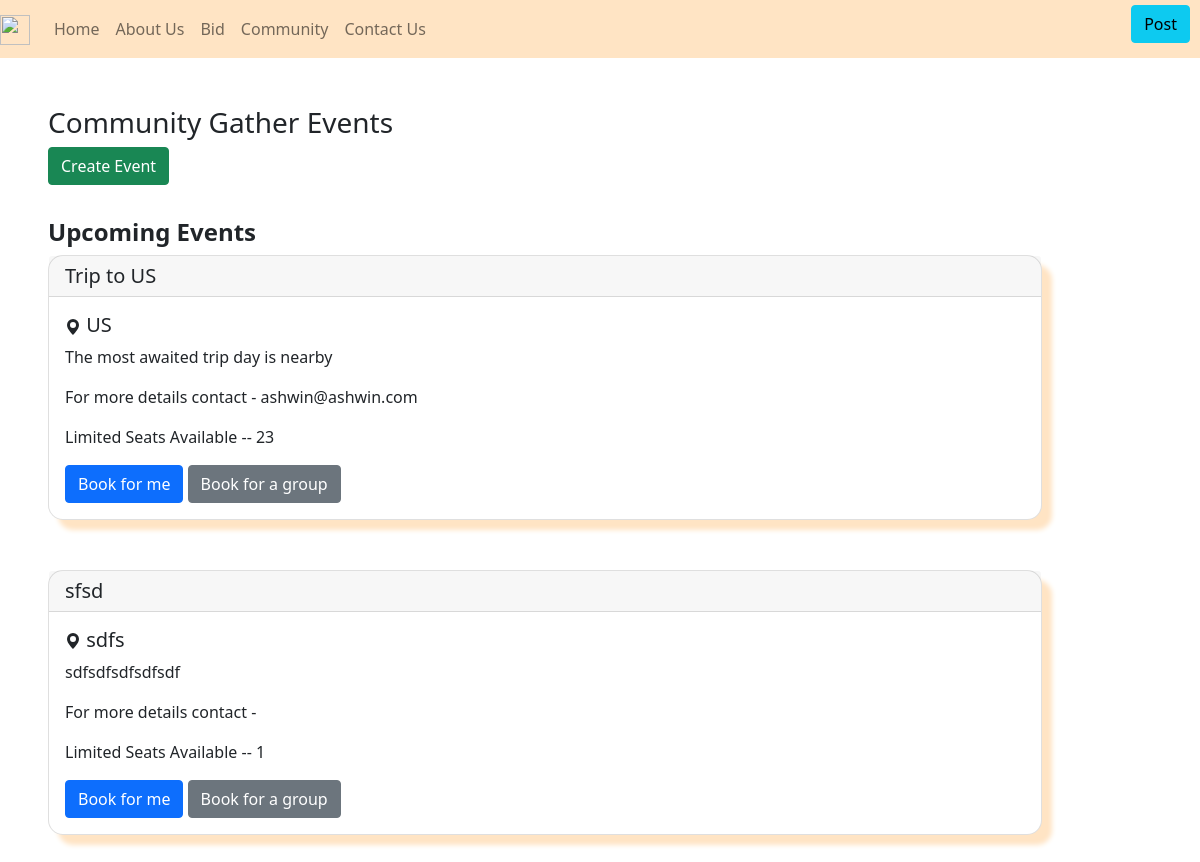
The app's page /community/ (signed in), older data.
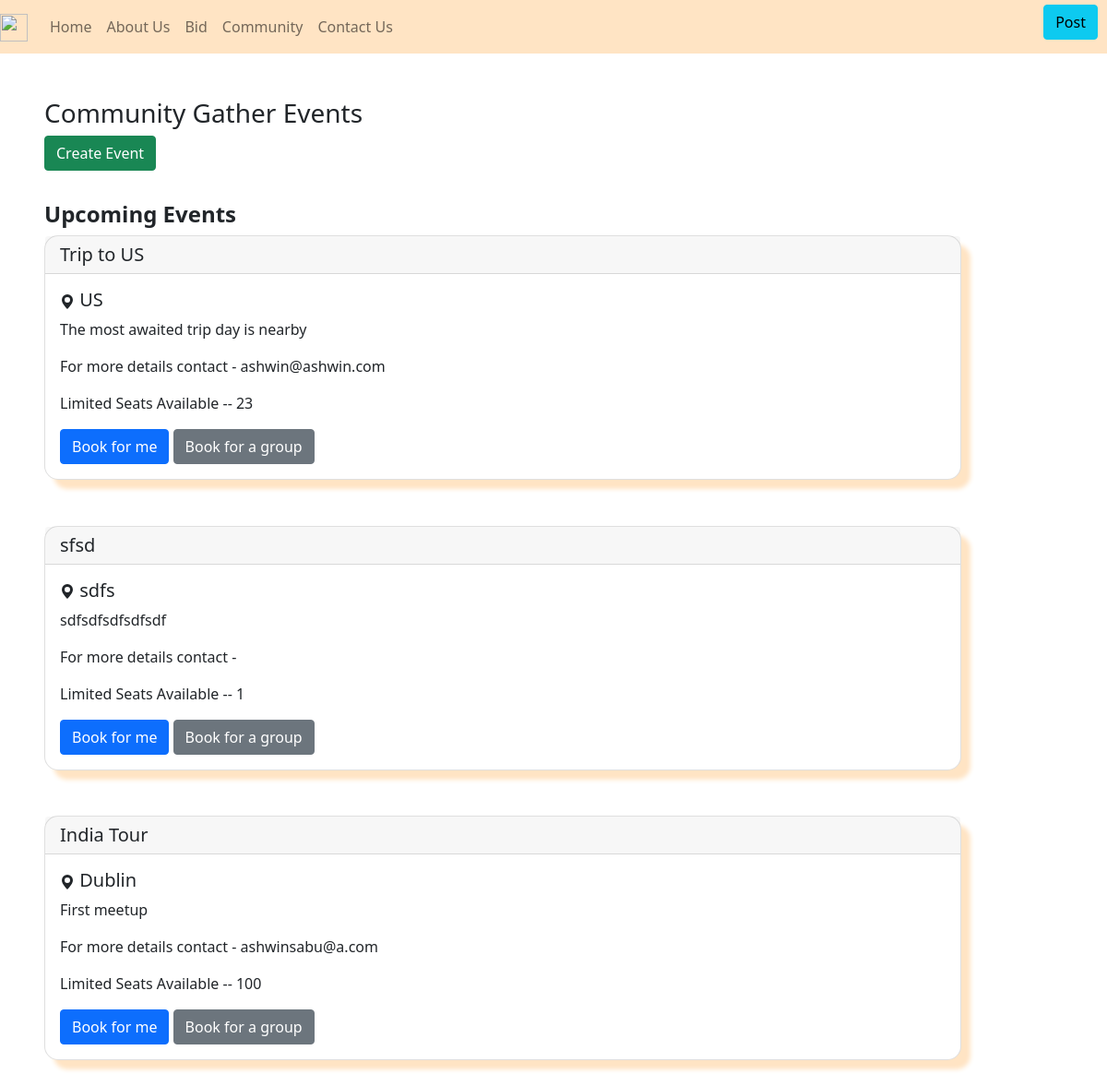
The same page, newer data.
### community/models.py (models this page shows, shortened)
class Community(models.Model):
    heading=models.CharField(max_length=30)
    location=models.CharField(max_length=30)
    subline=models.CharField(max_length=200)
    seats = models.IntegerField()
    user_id =models.ForeignKey(User, on_delete=models.CASCADE,null=True)

### community/views.py (the view, shortened to what this page needs)
# urls.py: path('', views.communityPageView, name='index_comm'),
def communityPageView(request):
    if request.user.is_authenticated:
        participants=Participants.objects.filter(user_id=request.user).values_list('community_id', flat=True).distinct()
        communities_registered = Community.objects.filter(id__in=participants)
        communities_notregistered = Community.objects.exclude(id__in=participants).exclude(seats=0)
        context= {
            "community":communities_notregistered,
            "communities_registered":communities_registered,
            "participants":participants
        }
        return render(request, 'index_comm.html',context)
    else:
        return redirect('login')

### community/templates/index_comm.html (shortened to what this page needs)
<!doctype html>
<html lang="en">
<head>
  <link href="https://cdn.jsdelivr.net/npm/bootstrap@5.0.2/dist/css/bootstrap.min.css" rel="stylesheet"
>
</head>
<body>
  {% extends 'users/header.html' %}
  {% block content %}
  <div style="margin: 4%;">
    <div style="margin-bottom: 3%;">
      <h3>Community Gather Events</h3>
      {% if request.user.is_staff %}
      <a class="btn btn-success" href="{% url 'create_event' %}">Create Event</a>
      {% endif %}
    </div>
    <div style="margin-right: 10%;">
      {% if community %}
      <h4><b>Upcoming Events</b></h4>
      {% for x in community %}
      <div class="card" style="box-shadow: 10px 10px 5px bisque;margin-bottom: 5%;border-radius: 15px;">
        <h5 class="card-header">{{x.heading}}</h5>
        <div class="card-body">
          <h5 class="card-title"><svg xmlns="http://www.w3.org/2000/svg" width="16" height="16" fill="currentColor"
              class="bi bi-geo-alt-fill" viewBox="0 0 16 16">
              <path d="M8 16s6-5.686 6-10A6 6 0 0 0 2 6c0 4.314 6 10 6 10m0-7a3 3 0 1 1 0-6 3 3 0 0 1 0 6" />
            </svg> {{x.location}}</h5>
          <p class="card-text">{{x.subline}}</p>
          <p class="card-text">For more details contact - {{x.user_id.email}}</p>
          <p class="font-weight-light">Limited Seats Available -- {{x.seats}}</p>
          <form method="post">
            <button type="submit" name="book_me" class="btn btn-primary">Book for me</button>
            <a type="submit" name="group" href="/community/book/{{x.id}}" class="btn btn-secondary">Book for a group</a>
          </form>
        </div>
      </div>
      {% endfor %}
      {% endif %}
    </div>
  </div>
  {% endblock content %}

Row changes from the older to the newer data that the page shows:
added Community: heading "India Tour", location "Dublin", subline "First meetup", user_id.email "ashwinsabu@a.com", seats "100"
